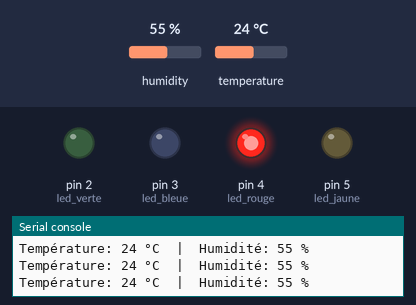
A program run on a simulated MicroPython board. Parts: output pins drawn as LEDs (lit = HIGH), the last lines printed to the serial console. The test bench sets the inputs (shaded band); at power-on: temperature 24 °C, humidity 55 %.

Above: at 2.2 s.
2.3 s: temperature set to 22 °C
At 2.6 s:
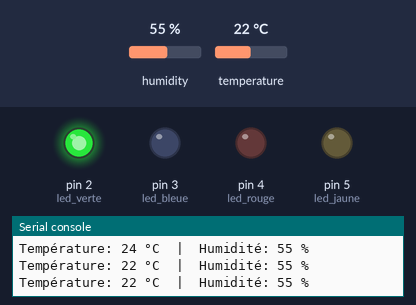
3.8 s: temperature set to 12 °C
At 5.0 s:
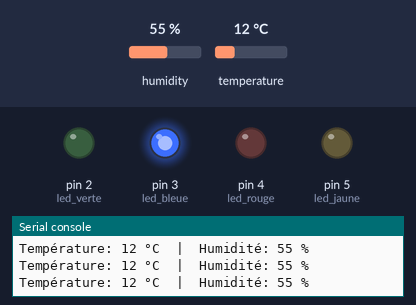
5.3 s: temperature set to 20 °C
6.8 s: temperature set to 23 °C
At 7.6 s:
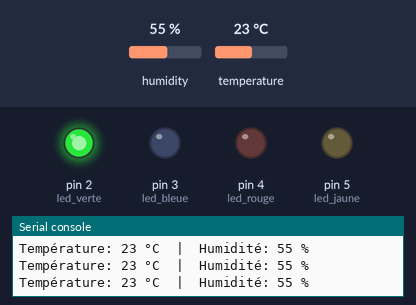
8.4 s: temperature set to 19 °C
At 9.8 s:
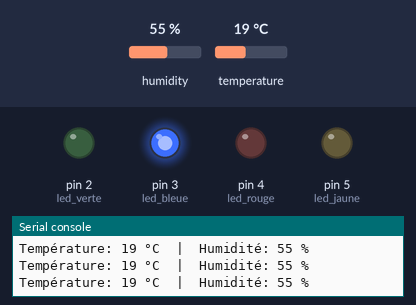
Timing chart, 0 to 11.0 s (numbered marks = the images above; inputs shaded):
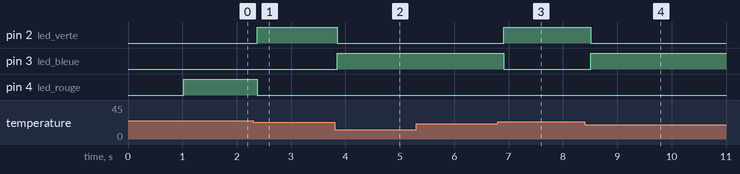

The program:

code_dht11_et_leds_couleurs.py
```python
from machine import Pin
from time import sleep
import dht

#Declaration du capteur
DHT = dht.DHT11(Pin(22))
#DHT = dht.DHT22(Pin(22))

#Declaration des leds
led_verte = Pin(2, Pin.OUT)
led_bleue = Pin(3, Pin.OUT)
led_rouge = Pin(4, Pin.OUT)
led_jaune = Pin(5, Pin.OUT)

#Declaration des leds sous forme de liste
LEDS = [led_verte,led_bleue,led_rouge,led_jaune]

#Eteindre toutes les leds
for item in LEDS:
    item.value(0)
sleep(1)

# --- Boucle principale ---
while True:
    #On lit le capteur
    DHT.measure()
    temp = DHT.temperature()
    hum = DHT.humidity()
    #On affiche sur la console pour vérifier la valeur
    print("Température:", temp, "°C  |  Humidité:", hum, "%")

    if temp < 22:
        #Trop froid
        led_verte.value(0)
        led_bleue.value(1)
        led_rouge.value(0)

    elif temp > 23:
        #Trop chaud
        led_verte.value(0)
        led_bleue.value(0)
        led_rouge.value(1)

    else: #temp 22 ou 23:
        #Bonne temperature
        led_verte.value(1)
        led_bleue.value(0)
        led_rouge.value(0)

    #Attendre 0.1 secondes avant de relire la température
    sleep(0.1)
```

Measured:
- the behaviour switches between 24 and 23 °C on temperature (found by bisection; images 0 and 1)
- the behaviour switches between 21 and 22 °C on temperature (found by bisection; images 2 and 3)
- after the input at 2.3 s, pin 2 (led_verte): LOW → HIGH after 0.07 s; pin 4 (led_rouge): HIGH → LOW after 0.07 s
- after the input at 3.8 s, pin 2 (led_verte): HIGH → LOW after 0.05 s; pin 3 (led_bleue): LOW → HIGH after 0.05 s
- after the input at 6.8 s, pin 2 (led_verte): LOW → HIGH after 0.11 s; pin 3 (led_bleue): HIGH → LOW after 0.11 s
- after the input at 8.4 s, pin 2 (led_verte): HIGH → LOW after 0.11 s; pin 3 (led_bleue): LOW → HIGH after 0.11 s
